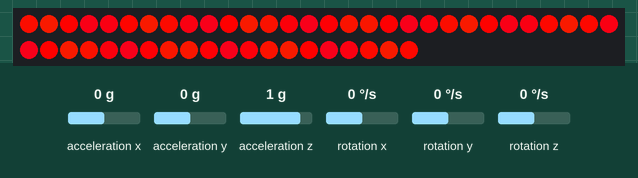
Recording of a program running on a simulated ESP8266 (NodeMCU). Parts: 50 RGB LEDs in strip order, left to right, continuing on the next row. Inputs (shaded band) come from the test bench; at power-on: acceleration y 0 g, acceleration z 1 g, acceleration x 0 g, rotation x 0 °/s, rotation y 0 °/s, rotation z 0 °/s. Dim RGB values are drawn brighter than linear; WiFi joins after 1.5 s; servers stay silent unless stated; what the program prints to the serial monitor is not drawn.

Above: at 18.4 s.
18.5 s: acceleration y set to 1.4 g
At 19.5 s:
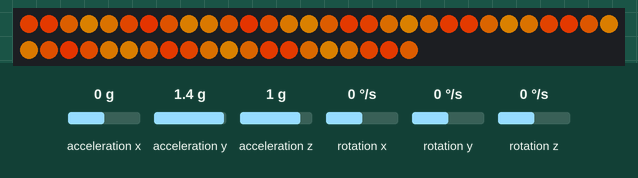
21.5 s: acceleration y set to -1.4 g
At 22.23 s:
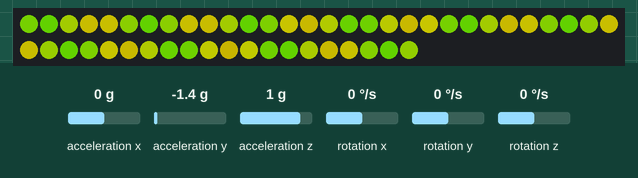
24.5 s: acceleration z set to 0.8 g
At 24.95 s:
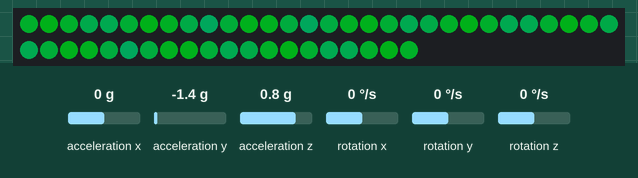
26.3 s: acceleration z set to 0 g
At 26.76 s:
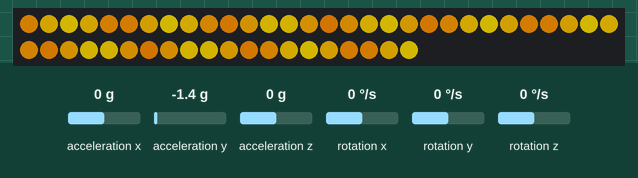
Timing chart, 0 to 29.3 s (numbered marks = the images above; inputs shaded):
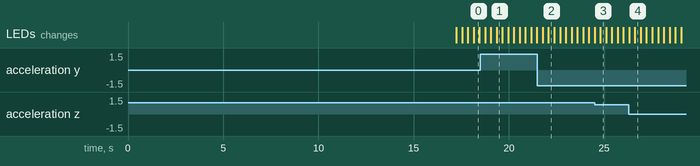

The program:

main.cpp
```cpp
#include <ESP8266WiFi.h>
#include <WiFiUDP.h>
#include <Arduino.h>
#include "I2Cdev.h"
#include "MPU6050.h"
#include "Wire.h"
#include "FastLED.h"

#define FASTLED_ESP8266_RAW_PIN_ORDER
#define NUM_LEDS 50
#define PIN D8
#define COLOR_ORDER RGB
#define INFOPort 50050
#define DISRUPTPort 50060
#define BUCKETS 100
#define STRANDS 16
#define WIFI_TIMEOUT 30000
#define INFO_TIMEOUT 10000
#define DISRUPTIONS 15
#define ACC_RESET D5

CRGB leds[NUM_LEDS];
MPU6050 accelgyro;

/* Set these to your desired AP credentials. */
const char* ssid     = "anthazoa";         // The SSID (name) of the Wi-Fi network you want to connect to
const char* password = "chaartdev";     // The password of the Wi-Fi network

#define BUCKET_WEIGHT 0.01
#define DAMPNING .95
#define INERTIA .10
#define SCALE 20
#define GAIN .008
#define MIN_HUE 140.0
#define MAX_HUE 0.0
#define SCINT_AMP 10.0
#define SCINT_T_FREQ .008
#define SCINT_S_FREQ 1.2
#define MAX_DISTURBANCE 1200.0
#define MIN_BRIGHTNESS 50.0
#define MAX_BRIGHTNESS 255.0
#define MIN_DISRUPTION 600.0
#define DISRUPTION_DELAY 5000
#define DISRUPT_VELOCITY 0.003
#define DISRUPT_AMP 1.3
#define DISRUPT_DAMPING 0.4
#define DISRUPT_FREQ 2.0
#define DISRUPT_DONE 10000


typedef struct Location {
  float x;
  float y;
} Location;

typedef struct Strand {
  uint32_t macAddress;
  Location location;
} Strand;

typedef struct Disruption {
  uint8_t level;
  uint32_t from;
  long time;
  float distance;
} Disruption;

typedef struct Info {
  Strand distanceTable[STRANDS];
  float bucketWeight;
  float dampning;
  float inertia;
  float scale;
  float gain;
  float minHue;
  float maxHue;
  float scintAmp;
  float scintTFreq;
  float scintSFreq;
  double maxDisturbance;
  float minBrightness;
  float maxBrightness;
  float minDisruption;
  uint32_t disruptionDelay;
  float disruptVelocity;
  float disruptAmp;
  float disruptDamping;
  float disruptFreq;
  uint32_t disruptDone;
} Info;

WiFiUDP Udp;

uint32_t myMac = 0;
Info systemInfo;
Location myLocation;

float samples[BUCKETS];
int avgPtr = 0;
float avg = 500.0;
double instDisturbance = 0.0;
double disturbance = 0.0;
Disruption disruptions[DISRUPTIONS];
int nextDisruption = 0;
long lastDisruption = 0;

float distance(Location loc1, Location loc2) {
  float dx = loc1.x - loc2.x;
  float dy = loc1.y - loc2.y;
  return sqrt(dx*dx + dy*dy);
}

void setupAccelerometer() {
  digitalWrite(ACC_RESET, LOW);
  delay(10);
  digitalWrite(ACC_RESET, HIGH);
  delay(100);

  Wire.begin();

  // initialize device
  Serial.println("Initializing I2C devices...");
  accelgyro.initialize();
  delay(100);

  // verify connection
  Serial.println("Testing device connections...");
  Serial.println(accelgyro.testConnection() ? "MPU6050 connection successful" : "MPU6050 connection failed");
}

uint32_t computeMacAddress() {
  uint32_t mac = 0;

  // determine macAddress as a 32 bit int
  uint8_t macAddress[6] = {0};

  WiFi.macAddress(&macAddress[0]);
  for (int i=0; i<6; i++) {
    Serial.printf("%d:", macAddress[i]);
  }
  Serial.println();

  for(int i=3; i < 6; i++) {
    mac |= (macAddress[i] << (8*(5-i)));
  }
  Serial.printf("mac: %x\n", mac);
  return mac;
}

bool connectToWifi() {
  WiFi.begin(ssid, password);             // Connect to the network

  Serial.print("Connecting to ");
  Serial.print(ssid); Serial.println(" ...");

  long waitStart = millis();

  int i = 0;
  while (WiFi.status() != WL_CONNECTED && millis() - waitStart < WIFI_TIMEOUT) { // Wait for the Wi-Fi to connect
    delay(1000);
    Serial.print(++i); Serial.print(' ');
  }

  if (WiFi.status() != WL_CONNECTED) {
    Serial.println("Timeout connecting to WiFi");
    return true;
  }

  Serial.println('\n');
  Serial.println("Connection established!");
  Serial.print("IP address:\t");
  Serial.println(WiFi.localIP());

  delay(4000); // ap delay

  return false;
}

bool retrieveInfoPacket() {
  Udp.begin(INFOPort);
  long waitStart = millis();
  int packetSize = 0;
  for (packetSize = Udp.parsePacket(); packetSize == 0 && millis() - waitStart < INFO_TIMEOUT; packetSize = Udp.parsePacket()) {
    delay(10);
  }

  if (packetSize == 0) {
    Serial.println("Info Timeout");
    return true;
  }

  Udp.read((char *) &systemInfo, sizeof(Info));
  Udp.stop();

  for (int i=0; i<STRANDS; i++) {
    if (myMac == systemInfo.distanceTable[i].macAddress) {
      myLocation = systemInfo.distanceTable[i].location;
      Serial.printf("my location: %f, %f\n", systemInfo.distanceTable[i].location.x, systemInfo.distanceTable[i].location.y);
    }
  }
  for (int i=0; i<STRANDS; i++) {
    Serial.printf("%6x: %f, %f d: %f\n", systemInfo.distanceTable[i].macAddress, systemInfo.distanceTable[i].location.x,
                  systemInfo.distanceTable[i].location.y, distance(myLocation, systemInfo.distanceTable[i].location));
  }
  Serial.println();

  Serial.printf("bucketWeight: %f\n", systemInfo.bucketWeight);
  Serial.printf("dampning: %f\n", systemInfo.dampning);
  Serial.printf("inertia: %f\n", systemInfo.inertia);
  Serial.printf("scale: %f\n", systemInfo.scale);
  Serial.printf("gain: %f\n", systemInfo.gain);
  Serial.printf("minHue: %f\n", systemInfo.minHue);
  Serial.printf("maxHue: %f\n", systemInfo.maxHue);
  Serial.printf("scintAmp: %f\n", systemInfo.scintAmp);
  Serial.printf("scintTFreq: %f\n", systemInfo.scintTFreq);
  Serial.printf("scintSFreq: %f\n", systemInfo.scintSFreq);
  Serial.printf("maxDisturbance: %f\n", systemInfo.maxDisturbance);
  Serial.printf("minBrightness: %f\n", systemInfo.minBrightness);
  Serial.printf("maxBrightness: %f\n", systemInfo.maxBrightness);
  Serial.printf("minDisruption: %f\n", systemInfo.minDisruption);
  Serial.printf("disruptionDelay: %d\n", systemInfo.disruptionDelay);
  Serial.printf("disruptVelocity: %f\n", systemInfo.disruptVelocity);
  Serial.printf("disruptAmp: %f\n", systemInfo.disruptAmp);
  Serial.printf("disruptDamping: %f\n", systemInfo.disruptDamping);
  Serial.printf("disruptFreq: %f\n", systemInfo.disruptFreq);
  Serial.printf("disruptDone: %d\n", systemInfo.disruptDone);


  return false;
}

void readDisruption() {
  int packetSize = Udp.parsePacket();
  if (packetSize == 0) {
    return;
  }

  Disruption disruption;
  Udp.read((char *) &disruption, sizeof(disruption));

  // ignore our own disruptions
  if (disruption.from == myMac) return;

  // use our own clock time
  disruption.time = millis();

  // identify sender and compute distance
  for (int i=0; i<STRANDS; i++) {
    if (disruption.from == systemInfo.distanceTable[i].macAddress) {
      disruption.distance = distance(myLocation, systemInfo.distanceTable[i].location);
      break;
    }
  }

  // add to ring buffer
  disruptions[(nextDisruption++) % DISRUPTIONS] = disruption;

  // for (int i=0; i<DISRUPTIONS; i++) {
  //   Serial.printf("disrupt[%d]: t: %d, l: %d, f: %6x\n", i, disruptions[i].time, disruptions[i].level, disruptions[i].from);
  // }
}

void maybeSendDisruption() {
  if (disturbance < systemInfo.minDisruption) return;
  if (millis() - lastDisruption < systemInfo.disruptionDelay) return;
  lastDisruption = millis();

  Disruption disruption;
  disruption.from = myMac;
  disruption.time = 0;
  disruption.level = (uint8_t) ((255*min(systemInfo.maxDisturbance, disturbance)) / systemInfo.maxDisturbance);
  Udp.beginPacket("192.168.0.255", DISRUPTPort);
  delay(5);
  Udp.write((char *) &disruption, sizeof(Disruption));
  Udp.endPacket();
  Udp.flush();
}

void setup() {
  FastLED.addLeds<WS2811, PIN>(leds, NUM_LEDS);

  // default info
  systemInfo.bucketWeight = BUCKET_WEIGHT;
  systemInfo.dampning = DAMPNING;
  systemInfo.inertia = INERTIA;
  systemInfo.scale = SCALE;
  systemInfo.gain = GAIN;
  systemInfo.minHue = MIN_HUE;
  systemInfo.maxHue = MAX_HUE;
  systemInfo.scintAmp = SCINT_AMP;
  systemInfo.scintTFreq = SCINT_T_FREQ;
  systemInfo.scintSFreq = SCINT_S_FREQ;
  systemInfo.maxDisturbance = MAX_DISTURBANCE;
  systemInfo.minBrightness = MIN_BRIGHTNESS;
  systemInfo.maxBrightness = MAX_BRIGHTNESS;
  systemInfo.minDisruption = MIN_DISRUPTION;
  systemInfo.disruptionDelay = DISRUPTION_DELAY;
  systemInfo.disruptVelocity = DISRUPT_VELOCITY;
  systemInfo.disruptAmp = DISRUPT_AMP;
  systemInfo.disruptDamping = DISRUPT_DAMPING;
  systemInfo.disruptFreq = DISRUPT_FREQ;
  systemInfo.disruptDone = DISRUPT_DONE;

  Serial.begin(115200);
  delay(1000); // serial delay

  pinMode(0, INPUT);
  pinMode(ACC_RESET, OUTPUT);
  digitalWrite(ACC_RESET, HIGH);
  for (int i=0; i<BUCKETS; i++) samples[i] = 500;
  for (int i=0; i<DISRUPTIONS; i++) {
    disruptions[i].time = 0;
    disruptions[i].level = 0;
  }

  setupAccelerometer();
  myMac = computeMacAddress();

  // connect to wifi
  if (connectToWifi()) {
    return;
  }

  if (retrieveInfoPacket()) {
    return;
  }

  // start listening to disruptions
  Udp.begin(DISRUPTPort);
}

float dampedSin(long time, float distance) {
  float x = systemInfo.disruptVelocity*time - distance;
  return x > 0 ? -systemInfo.disruptAmp*exp(-systemInfo.disruptDamping*x)*sin(systemInfo.disruptFreq*x) : 0;
}

void loop() {
  readDisruption();

  if (!accelgyro.testConnection()) {
    setupAccelerometer();
  }

  int16_t ax, ay, az, gx, gy, gz;
  accelgyro.getMotion6(&ax, &ay, &az, &gx, &gy, &gz);

  float nextSample = systemInfo.gain * max(az,ay);
  instDisturbance *= systemInfo.dampning;
  instDisturbance += abs(nextSample - avg);
  disturbance += systemInfo.inertia*(instDisturbance - disturbance);

  maybeSendDisruption();

  avg += (nextSample - samples[avgPtr])*systemInfo.bucketWeight;
  samples[avgPtr] = nextSample;
  avgPtr = (avgPtr + 1) % BUCKETS;

  double cDisturbance = min(systemInfo.maxDisturbance, max(0.0, disturbance)) / systemInfo.maxDisturbance;
  uint8_t brightness = (uint8_t) (systemInfo.minBrightness + sqrt(cDisturbance) * (systemInfo.maxBrightness - systemInfo.minBrightness));

  float disruptEffect = 0.0;
  long now = millis();
  for (int i=0; i<DISRUPTIONS; i++) {
    if (now - disruptions[i].time < systemInfo.disruptDone) {
      disruptEffect += dampedSin(now - disruptions[i].time, disruptions[i].distance);
    }
  }

  if (disruptEffect > 0.0) {
    brightness += (uint8_t) (disruptEffect*(255-brightness));
  } else {
    brightness = (uint8_t) ((1.0-disruptEffect)*brightness);
  }

  for(int i = 0; i < NUM_LEDS; i++) {
    double scintHue = systemInfo.minHue + systemInfo.scintAmp * sin(systemInfo.scintTFreq*millis() + systemInfo.scintSFreq*i);
    uint8_t hue = (uint8_t) (scintHue + cDisturbance * (systemInfo.maxHue - systemInfo.minHue));
    leds[i] = CHSV(hue, 255, brightness);
  }
  FastLED.show();

  delay(10); // to fast might crash terminals
}
```

Measured:
- after the input at 18.5 s, the LEDs: first differ from a run without the input after 0.86 s (image 1)
- after the input at 21.5 s, the LEDs: first change after 0.28 s (image 2 shows a later state)
- after the input at 24.5 s, the LEDs: first differ from a run without the input after 0.30 s (image 3)
